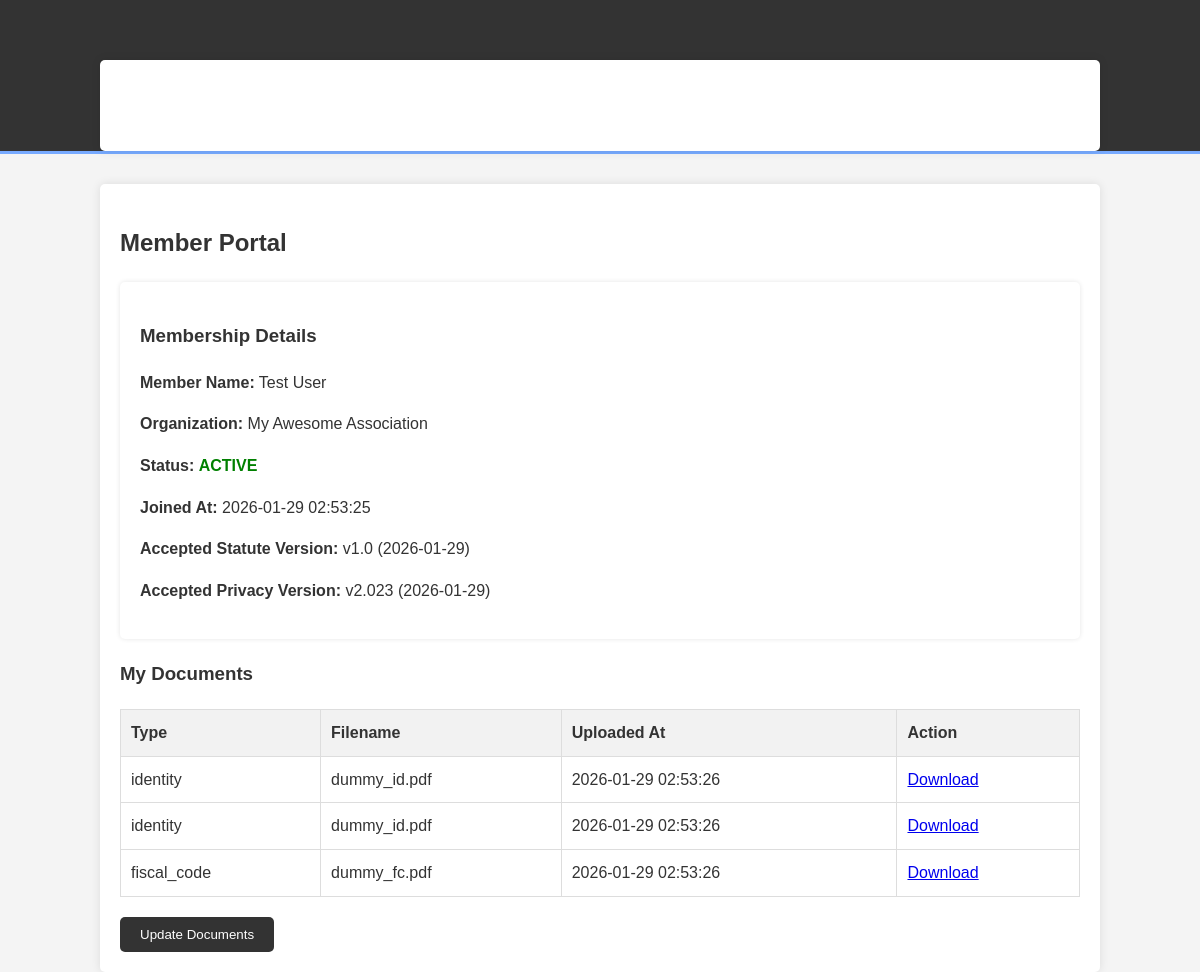
Page /member/portal (signed in) on the committed database.
### app/models.py (models this page shows)
class Member(Base):
    __tablename__ = "members"
    id = Column(Integer, primary_key=True, index=True)
    org_id = Column(Integer, ForeignKey("organizations.id"))
    first_name = Column(String)
    last_name = Column(String)
    email = Column(String, index=True)
    phone = Column(String)
    fiscal_code = Column(String)
    status = Column(Enum(MemberStatus), default=MemberStatus.PENDING_VERIFICATION)
    joined_at = Column(DateTime, nullable=True)
    accepted_statute_at = Column(DateTime, nullable=True)
    accepted_statute_version = Column(String, nullable=True)
    accepted_privacy_at = Column(DateTime, nullable=True)
    accepted_privacy_version = Column(String, nullable=True)
    signup_ip = Column(String, nullable=True)
    signup_user_agent = Column(String, nullable=True)
    organization = relationship("Organization", back_populates="members")
    documents = relationship("MemberDocument", back_populates="member")
    tokens = relationship("Token", back_populates="member")

class Organization(Base):
    __tablename__ = "organizations"
    id = Column(Integer, primary_key=True, index=True)
    name = Column(String, index=True)
    slug = Column(String, unique=True, index=True)
    statute_version = Column(String)
    statute_pdf_path = Column(String, nullable=True) # Path relative to static or uploads
    privacy_version = Column(String)
    members = relationship("Member", back_populates="organization")

class MemberDocument(Base):
    __tablename__ = "member_documents"
    id = Column(Integer, primary_key=True, index=True)
    member_id = Column(Integer, ForeignKey("members.id"))
    doc_type = Column(String) # "identity", "fiscal_code"
    rel_path = Column(String)
    original_filename = Column(String)
    mime_type = Column(String)
    size_bytes = Column(Integer)
    sha256 = Column(String)
    uploaded_at = Column(DateTime, default=datetime.utcnow)
    member = relationship("Member", back_populates="documents")

### app/routes/member.py (the view)
@router.get("/member/portal", response_class=HTMLResponse)
def member_portal(request: Request, db: Session = Depends(get_db)):
    member = get_current_member(request, db)
    if not member:
        if request.session.get("member_id"):
            request.session.clear()
        return RedirectResponse(url="/member/login")
    documents = db.query(MemberDocument).filter(MemberDocument.member_id == member.id).all()
    org = member.organization
    return templates.TemplateResponse("portal.html", {
        "request": request,
        "member": member,
        "organization": org,
        "documents": documents
    })

### app/templates/portal.html (shortened to what this page needs)
{% extends "base.html" %}
{% block content %}
    <h2>Member Portal</h2>
    <div class="card" style="background: #fff; padding: 20px; border-radius: 5px; box-shadow: 0 0 5px rgba(0,0,0,0.1); margin-bottom: 20px;">
        <h3>Membership Details</h3>
        <p><strong>Member Name:</strong> {{ member.first_name }} {{ member.last_name }}</p>
        <p><strong>Organization:</strong> {{ organization.name }}</p>
        <p><strong>Status:</strong>
            <span style="color: {% if member.status == 'active' %}green{% else %}orange{% endif %}; font-weight: bold;">
                {{ member.status.upper() }}
            </span>
        </p>
        <p><strong>Joined At:</strong> {{ member.joined_at.strftime('%Y-%m-%d %H:%M:%S') if member.joined_at else 'Pending' }}</p>
        <p><strong>Accepted Statute Version:</strong> {{ member.accepted_statute_version }} ({{ member.accepted_statute_at.strftime('%Y-%m-%d') }})</p>
        <p><strong>Accepted Privacy Version:</strong> {{ member.accepted_privacy_version }} ({{ member.accepted_privacy_at.strftime('%Y-%m-%d') }})</p>
    </div>
    <h3>My Documents</h3>
    {% if documents %}
    <table>
        <thead>
            <tr>
                <th>Type</th>
                <th>Filename</th>
                <th>Uploaded At</th>
                <th>Action</th>
            </tr>
        </thead>
        <tbody>
            {% for doc in documents %}
            <tr>
                <td>{{ doc.doc_type }}</td>
                <td>{{ doc.original_filename }}</td>
                <td>{{ doc.uploaded_at.strftime('%Y-%m-%d %H:%M:%S') }}</td>
                <td><a href="/member/download/{{ doc.id }}" target="_blank">Download</a></td>
            </tr>
            {% endfor %}
        </tbody>
    </table>
    {% else %}
    <p>No documents uploaded.</p>
    {% endif %}
    <div style="margin-top: 20px;">
        <button class="button" disabled title="Not implemented in MVP">Update Documents</button>
    </div>
{% endblock %}

### app/templates/base.html (shortened to what this page needs)
<!DOCTYPE html>
<html lang="en">
<head>
    <link rel="stylesheet" href="/static/style.css">
</head>
<body>
    <header>
        <div class="container">
            <div id="branding">
                <h1>Association Portal</h1>
            </div>
            <nav>
                <ul>
                    {% if request.session.get("member_id") %}
                        <li><a href="/member/portal">Portal</a></li>
                        <li><a href="/member/logout">Logout</a></li>
                    {% else %}
                        <li><a href="/member/login">Login</a></li>
                    {% endif %}
                </ul>
            </nav>
        </div>
    </header>
    <div class="container">
        {% block content %}{% endblock %}
    </div>
</body>
</html>

### app/static/style.css (style rules this page uses)
body { font-family: Arial, sans-serif; line-height: 1.6; margin: 0; padding: 0; background-color: #f4f4f4; color: #333; }
.container { width: 80%; margin: auto; overflow: hidden; padding: 20px; background: #fff; margin-top: 30px; border-radius: 5px; box-shadow: 0 0 10px rgba(0,0,0,0.1); }
header { background: #333; color: #fff; padding-top: 30px; min-height: 70px; border-bottom: #77aaff 3px solid; }
header a { color: #fff; text-decoration: none; text-transform: uppercase; font-size: 16px; }
header ul { padding: 0; margin: 0; list-style: none; overflow: hidden; }
header li { float: left; display: inline; padding: 0 20px 0 20px; }
header #branding { float: left; }
header #branding h1 { margin: 0; }
header nav { float: right; margin-top: 10px; }
.button { display: inline-block; color: #fff; background: #333; padding: 10px 20px; text-decoration: none; border-radius: 5px; border: none; cursor: pointer; }
table { width: 100%; border-collapse: collapse; margin-top: 20px; }
table, th, td { border: 1px solid #ddd; }
th, td { padding: 10px; text-align: left; }
th { background-color: #f2f2f2; }

### rows in the picture
Member: first_name "Test", last_name "User", status "ACTIVE", joined_at "2026-01-29 02:53:25", accepted_statute_version "v1.0", accepted_statute_at "2026-01-29", accepted_privacy_version "v2.023", accepted_privacy_at "2026-01-29"
Organization: name "My Awesome Association"
MemberDocument: doc_type "identity", original_filename "dummy_id.pdf", uploaded_at "2026-01-29 02:53:26"
MemberDocument: doc_type "identity", original_filename "dummy_id.pdf", uploaded_at "2026-01-29 02:53:26"
MemberDocument: doc_type "fiscal_code", original_filename "dummy_fc.pdf", uploaded_at "2026-01-29 02:53:26"
